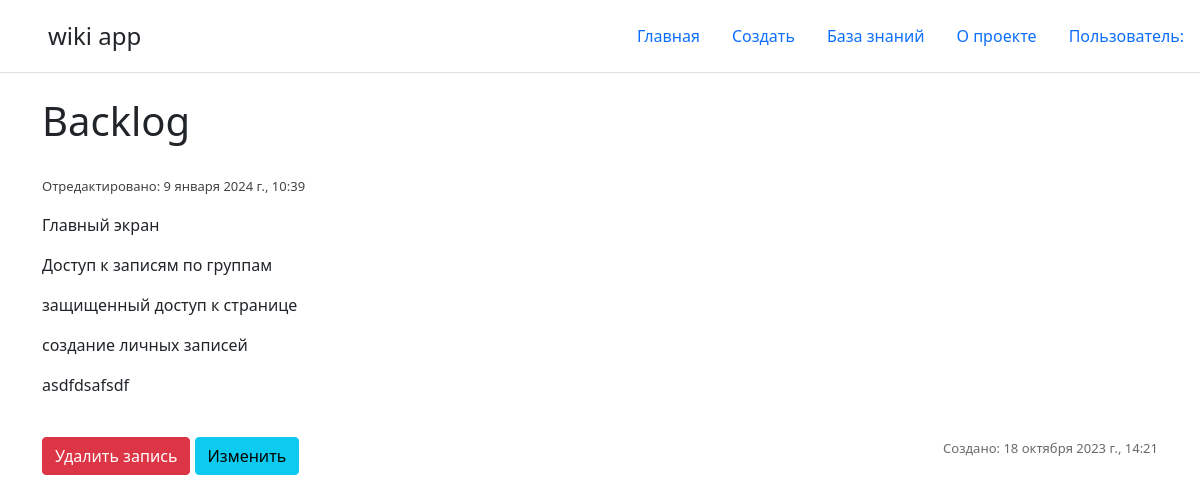
The page /post-list/44 on the database its author committed.
### main/models.py (models this page shows, shortened)
class Task(MPTTModel):
    name = models.CharField(max_length=50, unique=True)
    parent = TreeForeignKey('self', on_delete=models.CASCADE, null=True, blank=True, related_name='children')
    task = models.TextField('Описание')
    created_at = models.DateTimeField()
    updated_at = models.DateTimeField(auto_now=True)
    class Meta:
        verbose_name = 'Задача'
        verbose_name_plural = 'Задача'
    class MPTTMeta:
        order_insertion_by = ['name']

### main/views.py (the view)
# urls.py: path('post-list/<int:pk>', views.PostDetailView.as_view(), name = "post-datail"),
class PostDetailView(DetailView):
    model = Task
    template_name = 'main/details_view.html'
    context_object_name = 'Post'

### main/templates/main/details_view.html (shortened to what this page needs)
{% extends 'main/base.html' %}
{% block content%}
    <div class="features">
        <h1>{{ Post.name }}</h1><br>
        <p class="date-updated-post">Отредактировано: {{ Post.updated_at.date }}, {{ Post.updated_at.time }}</p>
        {{ Post.task|safe }}<br>
        <p class="date-create-post">Создано: {{ Post.created_at.date }}, {{ Post.created_at.time }}</p>
        <a href="{%url "post-delete" Post.id %}" class="btn btn-danger">Удалить запись</a>
        <a href="{%url "post-update" Post.id %}" class="btn btn-info">Изменить</a>
    </div>
{% endblock %}

### main/templates/main/details_view.html (style rules this page uses)
.date-create-post { color: rgba(98, 98, 98, 0.953); font-size: small; position: absolute; bottom: 0; right: 0; }
.date-updated-post { color: rgba(59, 58, 58, 0.953); font-size: small; }
.features { position: relative; }

### rows shown on the page
Task: name "Backlog", updated_at "9 января 2024 г.", updated_at.time "10:39", task "Главный экран Доступ к записям по группам защищенный доступ к странице создание личных записей asdfdsafsdf", created_at "18 октября 2023 г.", created_at.time "14:21"
